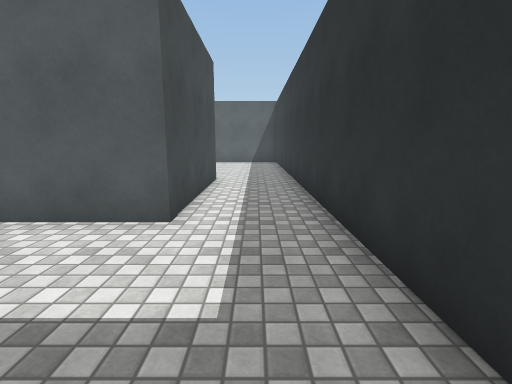
view 1 (above)

20 first-person views from a walk through a scene from a Unity 3-D project. The camera is 1.4 m above the floor, tilts 10° down and sees 85° across. The floor is counted in squares, 1 m on a side. Each view is taken from the middle of a square. On the plan, view 1 faces up. The plan holds only what a view shows up to about 14 squares ahead; the rest is blank. The player character is not drawn. Surface patterns are stand-ins for the level's own textures.

view 2
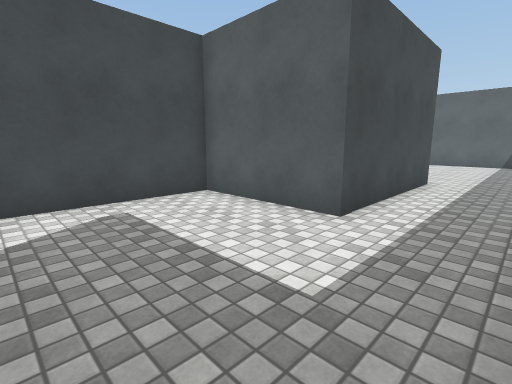

view 3
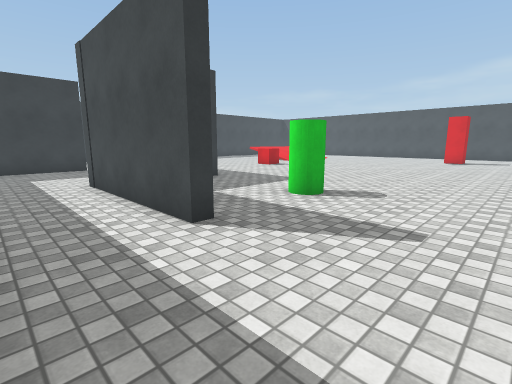

view 4
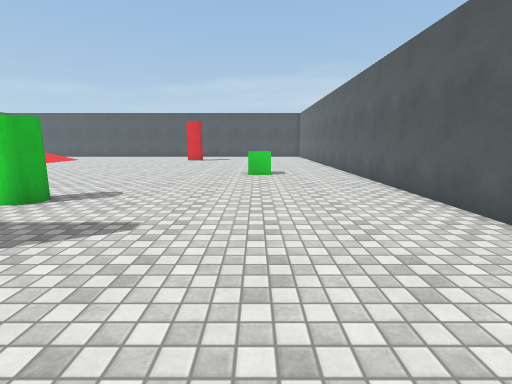

view 5
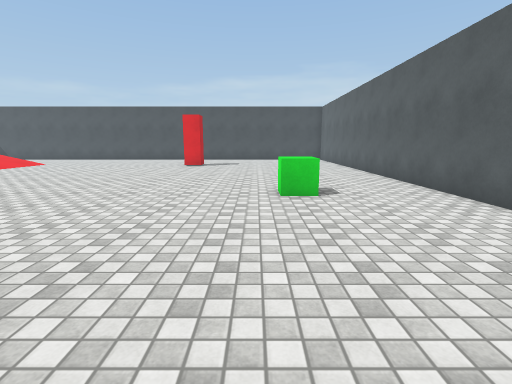

view 6
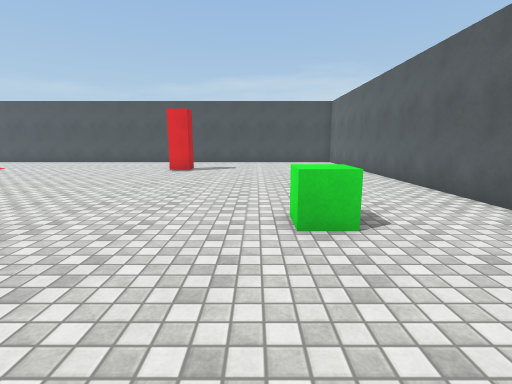

view 7
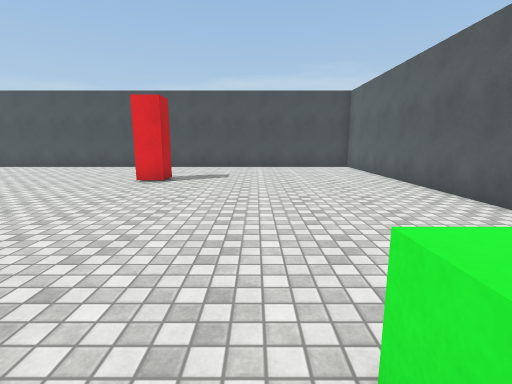

view 8
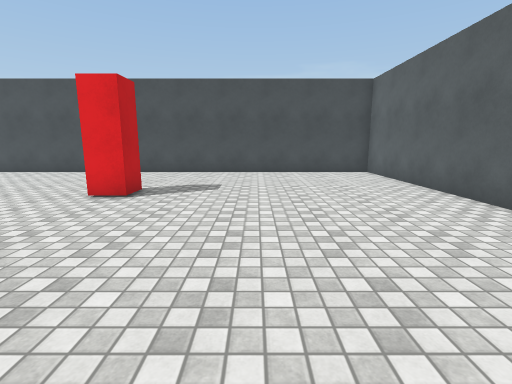

view 9
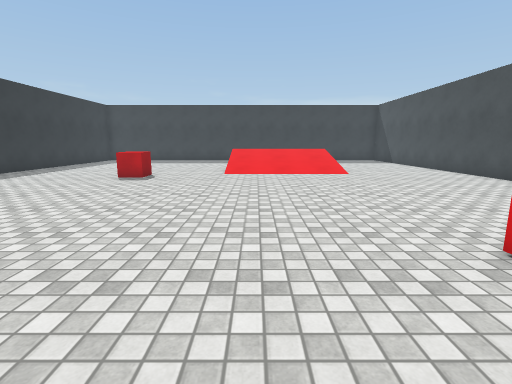

view 10
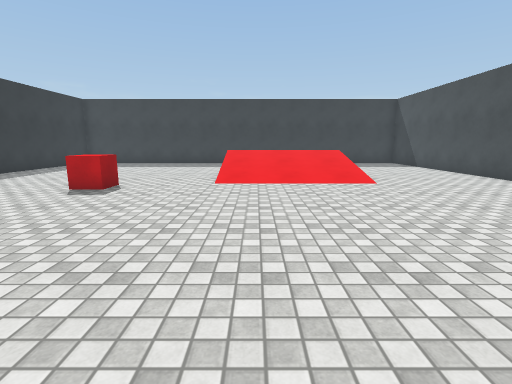

view 11
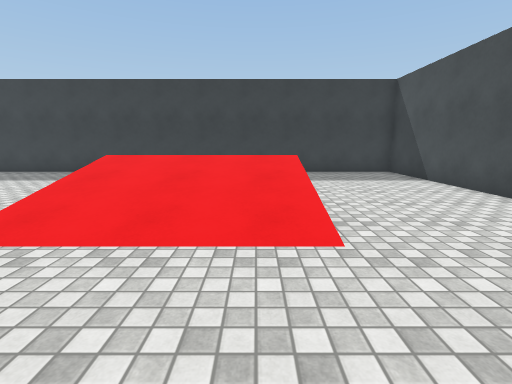

view 12
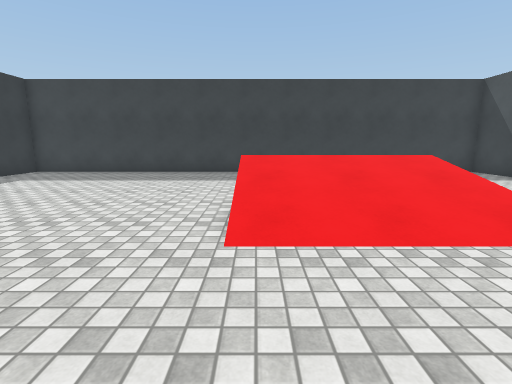

view 13
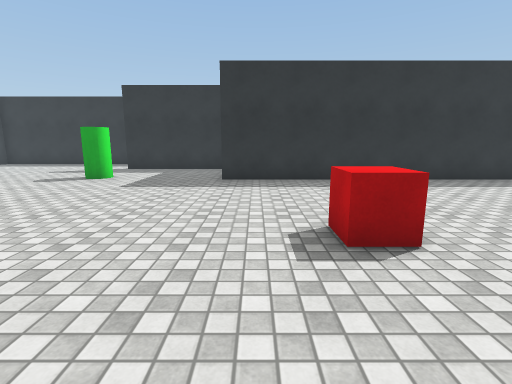

view 14
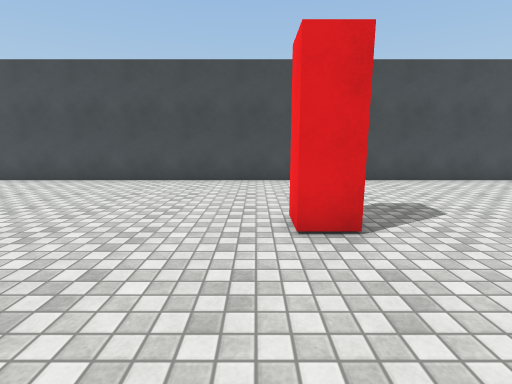

view 15
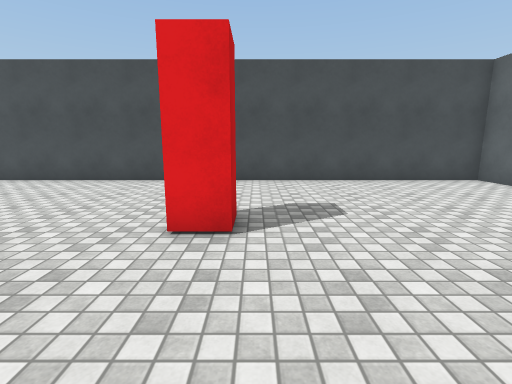

view 16
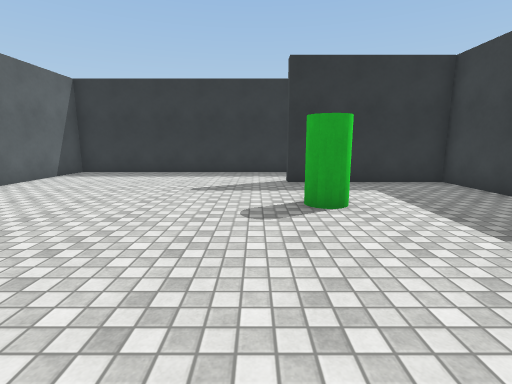

view 17
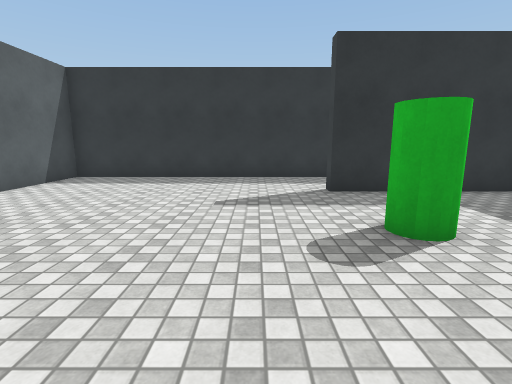

view 18
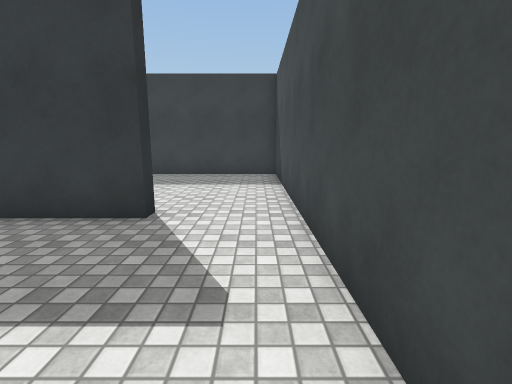

view 19
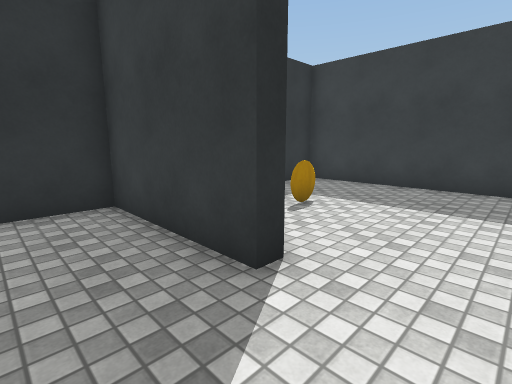

view 20
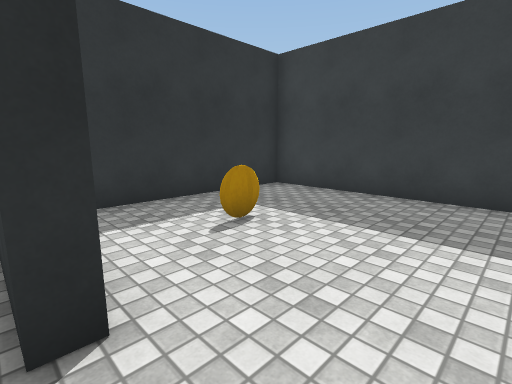

### Floor plan
Points are (right, up) in squares from view 1. A wall is a line through its corners. A room is listed if a view was taken in it or the views show most of it. See-through windows are left out.
Room 1 (views 1, 2, 3, 4, 5, 6, 7, 8, 9, 10, 11, 12, 13, 14, 15, 16, 17, 18, 19, 20)
walls: (-2.9, -1.6) (-2.9, -1.1) (1.5, -1.1) (1.5, 20.4) (-27.5, 20.4) (-27.5, -8.5) (-6.4, -8.5) (-6.4, 5.3) (-2, 5.3) (-2, 10.9) (-1.5, 10.9) (-1.5, 4.8) (-5.9, 4.8) (-5.9, -8.5) (1.5, -8.5) (1.5, -2.6)
objects: other object (-22, 11) to (-21, 12); other object (-13, 2) to (-13, 3); other object (-12, 16) to (-11, 17); other object (-6, 10) to (-5, 11)

Where each view was taken, in squares from view 1:
view 1: 0 up, 0 right, facing up
view 2: 0 up, 1 right, facing up-left
view 3: 15 up, 1 right, facing down-left
view 4: 16 up, 1 right, facing left
view 5: 15 up, 4 left, facing left
view 6: 15 up, 7 left, facing left
view 7: 15 up, 11 left, facing left
view 8: 15 up, 14 left, facing left
view 9: 14 up, 18 left, facing down
view 10: 11 up, 18 left, facing down
view 11: 5 up, 21 left, facing down
view 12: 5 up, 17 left, facing down
view 13: 4 up, 17 left, facing right
view 14: 10 up, 17 left, facing left
view 15: 12 up, 17 left, facing left
view 16: 12 up, 12 left, facing right
view 17: 13 up, 10 left, facing right
view 18: 4 up, 5 left, facing down
view 19: 1 up, 5 left, facing down-right
view 20: 1 down, 5 left, facing down-right
